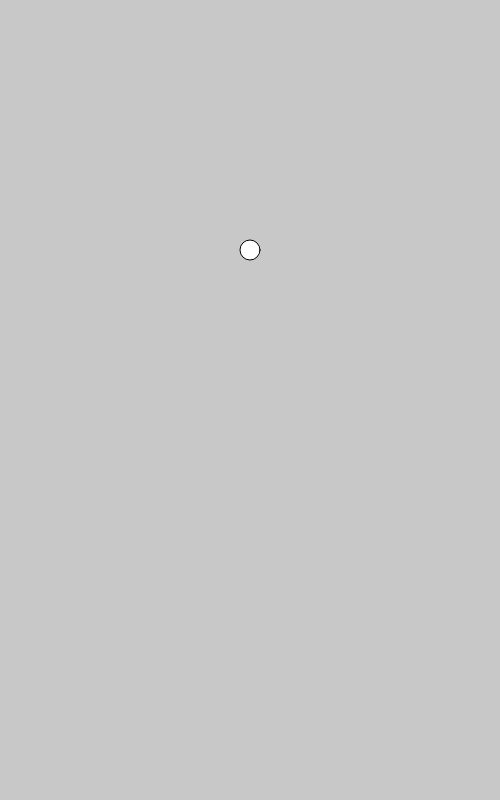
Frame 1 (no input)
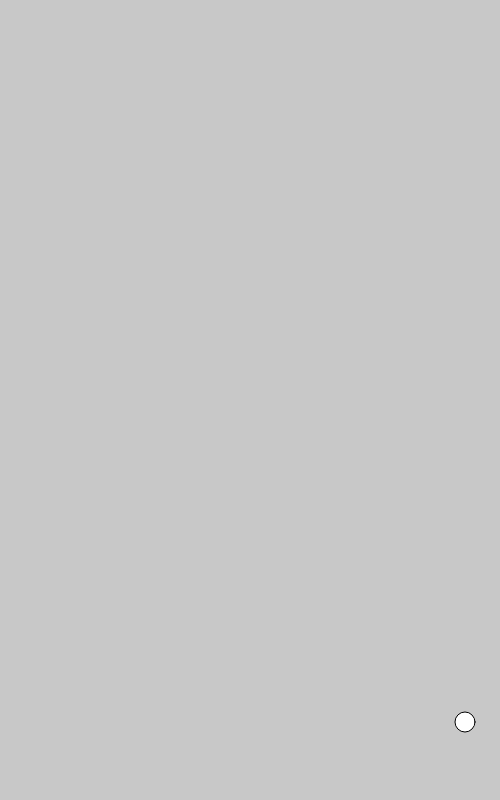
Frame 60 (no input)
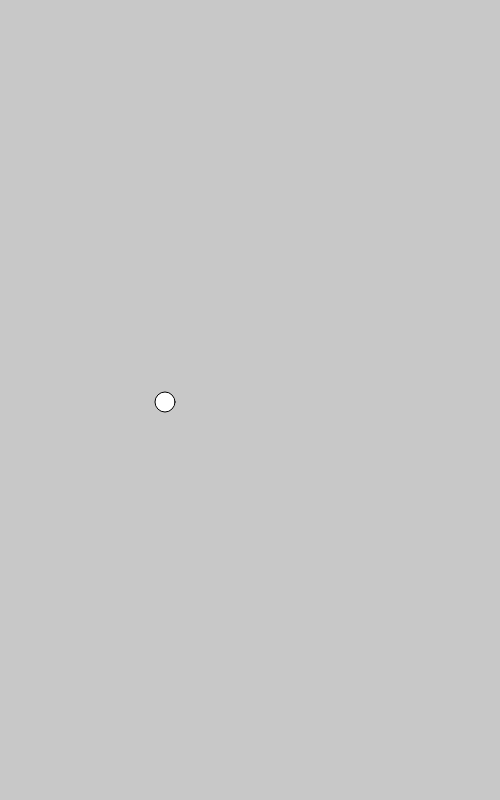
Frame 120 (the mouse pressed at the canvas centre since frame 60)

The p5.js sketch that drew these frames (run headless with seeded random() and noise() and a simulated clock; from frame 60 on, the mouse is pressed at the canvas centre):

// p5.js sketch
// ── sketch.js
var circleX;
var circleY;

var circleXSpeed;
var circleYSpeed;

function setup() {
  createCanvas(500,800);
  circleX = 250;
  circleY = 250;
  circleXSpeed = 5;
  circleYSpeed = 8;
}

function draw() {
  /*
  //This defines the background color,
  creates the ellipse,
  and relocates the ellipse.
  */

  background(200);
  ellipse(circleX, circleY, 20, 20);

  circleX = circleX + circleXSpeed;
  circleY = circleY + circleYSpeed;



  //if loops to make the circle stay in the canvas
  if (circleX < 0 || circleX > width) {
    circleXSpeed = circleXSpeed * -1;
  }

  if (circleY < 0 || circleY > height) {
    circleYSpeed = circleYSpeed * -1;
  }


  //This is to debug.
  //console.log("circleY is " + circleY);

}
